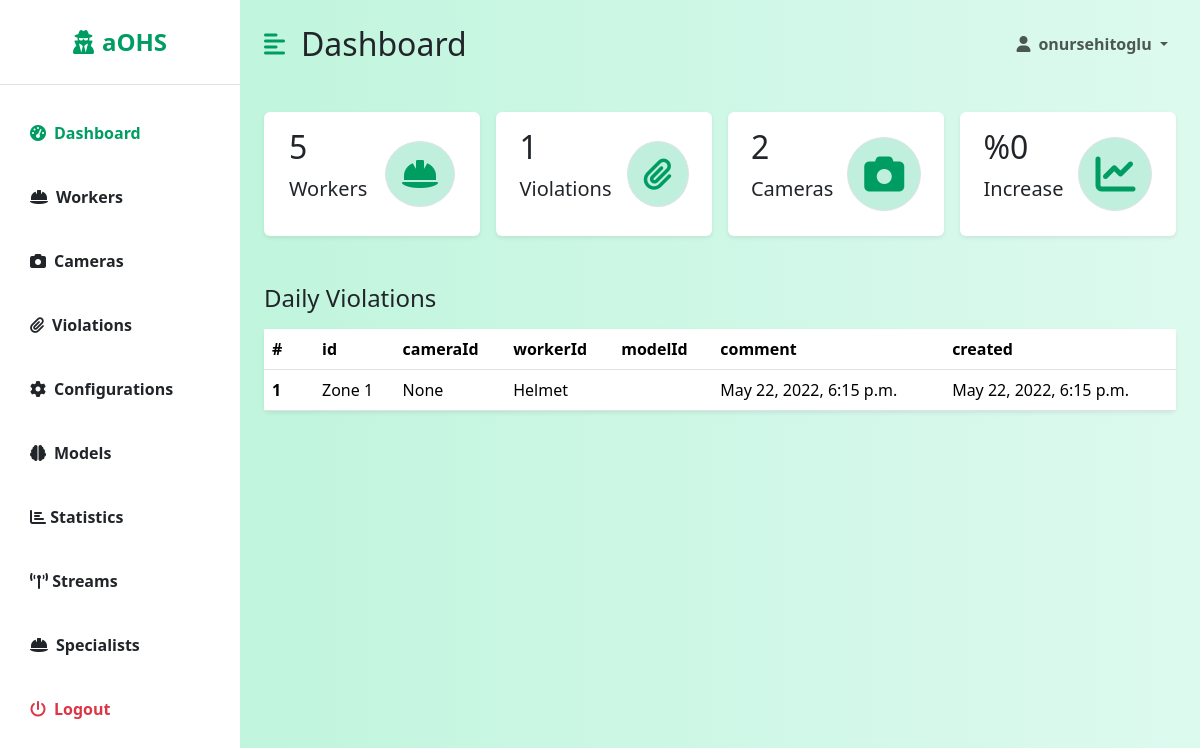
The app's page /dashboard/violations/daily/select/1/ (signed in) with its own data.
### backend/models.py (models this page shows, shortened)
class Violation(models.Model):
    id = models.AutoField(primary_key=True)
    cameraId = models.ForeignKey(Camera, on_delete=models.DO_NOTHING, null=False)
    workerId = models.ForeignKey(Worker, on_delete=models.DO_NOTHING, null=True)
    modelId = models.ForeignKey(Model, on_delete=models.SET_NULL, null=True)
    comment = models.CharField(max_length=250, null=True)
    valid = models.BooleanField(default=True, null=False)
    isNotified = models.BooleanField(default=False, null=False)
    capture = models.ImageField(null=True, blank=True)
    created = models.DateTimeField(auto_now_add=True)
    modified = models.DateTimeField(auto_now=True)

class Camera(models.Model):
    id = models.AutoField(primary_key=True)
    url = models.URLField(max_length=100)
    name = models.CharField(max_length=100, null=False)
    userId = models.ForeignKey(User, on_delete=models.DO_NOTHING, null=True)
    created = models.DateTimeField(auto_now_add=True)
    modified = models.DateTimeField(auto_now=True)
    active = models.BooleanField(default=False)
    def __str__(self):
        return str(self.name)

class Model(models.Model):
    id = models.AutoField(primary_key=True)
    name = models.CharField(max_length=100, null=False)
    path = models.CharField(max_length=100, null=False)
    created = models.DateTimeField(auto_now_add=True)
    modified = models.DateTimeField(auto_now=True)
    def __str__(self):
        return str(self.name)

### dashboard/views/violation_views.py (the view)
# urls.py: path('violations/daily/select/<int:date>/',ViolationDailySelectView.as_view()),
class ViolationDailySelectView(LoginRequiredMixin, View, GetCountsMixin):
    login_url = '/login/'
    redirect_field_name = 'redirect_to'
    def get(self, request, date):
        headers = ['id', 'cameraId', 'workerId', 'modelId', 'comment', 'created']
        data = Violation.objects.filter(valid=True, created__gte=datetime.now() - timedelta(days=date))
        return render(request, 'dashboard/listDailySelectViolation.html',
                      {'headers': headers, 'data': data, 'counts': super().get_counts()})

### dashboard/views/mixins.py (called while the page is built)
    def get_counts(self):
        violations_in_this_week = Violation.objects.filter(valid=True, created__gte=datetime.now() - timedelta(days=7))
        violations_in_last_week = Violation.objects.filter(valid=True, created__gte=datetime.now() - timedelta(days=14),
                                                           created__lte=datetime.now() - timedelta(7))
        if len(violations_in_last_week) == 0:
            increase = 0
        else:
            increase = len(violations_in_this_week) - len(violations_in_last_week) / len(violations_in_last_week)
        counts = {
            'workers': Worker.objects.filter(active=True).count(),
            'violations': Violation.objects.filter(valid=True).count(),
            'cameras': Camera.objects.count(),
            'increase': increase,
        }
        return counts

### dashboard/templates/dashboard/listDailySelectViolation.html
{% extends 'dashboard/dashboard.html' %}
{% block table %}
    <h3 class="fs-4 mb-3">Daily Violations</h3>
    <table class="table bg-white rounded shadow-sm  table-hover">
        <thead>
        <tr>
            <th scope="col" width="50">#</th>
            {% for header in headers %}
                <th scope="col">{{ header }}</th>
            {% endfor %}
        </tr>
        </thead>
        <tbody>
        {% for datum in data %}
            <tr>
                <th scope="row">{{ forloop.counter }}</th>
                <td>{{ datum.cameraId }}</td>
                <td>{{ datum.workerId }}</td>
                <td>{{ datum.modelId }}</td>
                <td>{{ datum.comment }}</td>
                <td>{{ datum.created }}</td>
                <td>{{ datum.modified }}</td>
            </tr>
        {% endfor %}
        </tbody>
    </table>
{% endblock %}

### dashboard/templates/dashboard/dashboard.html (shortened to what this page needs)
{% extends 'base.html' %}
{% block dashboard %}
    <div class="d-flex" id="wrapper">
        <div class="bg-white" id="sidebar-wrapper">
            <div class="sidebar-heading text-center py-4 primary-text fs-4 fw-bold  border-bottom"><i
                    class="fas fa-user-secret me-2"></i>aOHS</div>
            <div class="list-group list-group-flush my-3">
                <a href="/dashboard/" class="list-group-item list-group-item-action bg-transparent second-text active"><i
                        class="fas fa-tachometer-alt me-2"></i>Dashboard</a>
                <a href="/dashboard/workers/" class="list-group-item list-group-item-action bg-transparent second-text fw-bold"><i
                        class="fas fa-hard-hat me-2"></i>Workers</a>
                <a href="/dashboard/cameras/" class="list-group-item list-group-item-action bg-transparent second-text fw-bold"><i
                        class="fas fa-camera me-2"></i>Cameras</a>
                <a href="/dashboard/violations/" class="list-group-item list-group-item-action bg-transparent second-text fw-bold"><i
                        class="fas fa-paperclip me-2"></i>Violations</a>
                <a href="/dashboard/configurations/" class="list-group-item list-group-item-action bg-transparent second-text fw-bold"><i
                        class="fas fa-cog me-2"></i>Configurations</a>
                <a href="/dashboard/models/" class="list-group-item list-group-item-action bg-transparent second-text fw-bold"><i
                        class="fas fa-brain me-2"></i>Models</a>
                <a href="/dashboard/statistics/" class="list-group-item list-group-item-action bg-transparent second-text fw-bold"><i
                        class="fa fa-bar-chart"></i> Statistics</a>
                <a href="/dashboard/streams/" class="list-group-item list-group-item-action bg-transparent second-text fw-bold"><i
                        class="fa fa-broadcast-tower fa-flip"></i> Streams</a>
                <a href="/dashboard/specialists/" class="list-group-item list-group-item-action bg-transparent second-text fw-bold"><i
                        class="fas fa-hard-hat me-2"></i>Specialists</a>
                <a href="/logout" class="list-group-item list-group-item-action bg-transparent text-danger fw-bold"><i
                        class="fas fa-power-off me-2"></i>Logout</a>
            </div>
        </div>
        <div id="page-content-wrapper">
            <nav class="navbar navbar-expand-lg navbar-light bg-transparent py-4 px-4">
                <div class="d-flex align-items-center">
                    <i class="fas fa-align-left primary-text fs-4 me-3" id="menu-toggle"></i>
                    <h2 class="fs-2 m-0">Dashboard</h2>
                </div>
                <div class="collapse navbar-collapse" id="navbarSupportedContent">
                    <ul class="navbar-nav ms-auto mb-2 mb-lg-0">
                        <li class="nav-item dropdown">
                            <a class="nav-link dropdown-toggle second-text fw-bold" href="#" id="navbarDropdown"
                                role="button" data-bs-toggle="dropdown" aria-expanded="false">
                                <i class="fas fa-user me-2"></i>{{ user.username }}
                            </a>
                        </li>
                    </ul>
                </div>
            </nav>
            <div class="container-fluid px-4">
                <div class="row g-3 my-2">
                    <div class="col-md-3">
                        <div class="p-3 bg-white shadow-sm d-flex justify-content-around align-items-center rounded">
                            <div>
                                <h3 class="fs-2">{{ counts.workers }}</h3>
                                <p class="fs-5">Workers</p>
                            </div>
                            <i class="fas fa-hard-hat fs-2 primary-text border rounded-full secondary-bg p-3"></i>
                        </div>
                    </div>
                    <div class="col-md-3">
                        <div class="p-3 bg-white shadow-sm d-flex justify-content-around align-items-center rounded">
                            <div>
                                <h3 class="fs-2">{{ counts.violations }}</h3>
                                <p class="fs-5">Violations</p>
                            </div>
                            <i
                                class="fas fa-paperclip fs-2 primary-text border rounded-full secondary-bg p-3"></i>
                        </div>
                    </div>
                    <div class="col-md-3">
                        <div class="p-3 bg-white shadow-sm d-flex justify-content-around align-items-center rounded">
                            <div>
                                <h3 class="fs-2">{{ counts.cameras }}</h3>
                                <p class="fs-5">Cameras</p>
                            </div>
                            <i class="fas fa-camera  fs-1 primary-text border rounded-full secondary-bg p-3"></i>
                        </div>
                    </div>
                    <div class="col-md-3">
                        <div class="p-3 bg-white shadow-sm d-flex justify-content-around align-items-center rounded">
                            <div>
                                <h3 class="fs-2">%{{ counts.increase }}</h3>
                                <p class="fs-5">Increase</p>
                            </div>
                            <i class="fas fa-chart-line fs-1 primary-text border rounded-full secondary-bg p-3"></i>
                        </div>
                    </div>
                </div>
                <div class="row my-5">
                    <div class="col">
                        {% block table %}
                        {% endblock %}
                    </div>
                </div>
            </div>
        </div>
    </div>
{% endblock %}

### templates/base.html (style rules this page uses)
:root { --main-bg-color: #009d63; --main-text-color: #009d63; --second-text-color: #bbbec5; --second-bg-color: #c1efde; }
.primary-text { color: var(--main-text-color); }
.secondary-bg { background-color: var(--second-bg-color); }
.rounded-full { border-radius: 100%; }
#wrapper { overflow-x: hidden; background-image: linear-gradient( to right, #baf3d7, #c2f5de, #cbf7e4, #d4f8ea, #ddfaef ); }
#sidebar-wrapper { min-height: 100vh; margin-left: -15rem; transition: margin 0.25s ease-out; }
#sidebar-wrapper .sidebar-heading { padding: 0.875rem 1.25rem; font-size: 1.2rem; }
#sidebar-wrapper .list-group { width: 15rem; }
#page-content-wrapper { min-width: 100vw; }
#menu-toggle { cursor: pointer; }
.list-group-item { border: none; padding: 20px 30px; }
.list-group-item.active { background-color: transparent; color: var(--main-text-color); font-weight: bold; border: none; }
@media (min-width: 768px) { #sidebar-wrapper { margin-left: 0; } }
@media (min-width: 768px) { #page-content-wrapper { min-width: 0; width: 100%; } }

### records on screen
Violation: cameraId "Zone 1", workerId "None", modelId "Helmet", created "May 22, 2022, 6:15 p.m.", modified "May 22, 2022, 6:15 p.m."

### other values on screen
{{ user.username }} "onursehitoglu"
{{ counts.workers }} "5"
{{ counts.violations }} "1"
{{ counts.cameras }} "2"
{{ counts.increase }} "0"
{{ header }} "id" "cameraId" "workerId" "modelId" "comment" "created"
